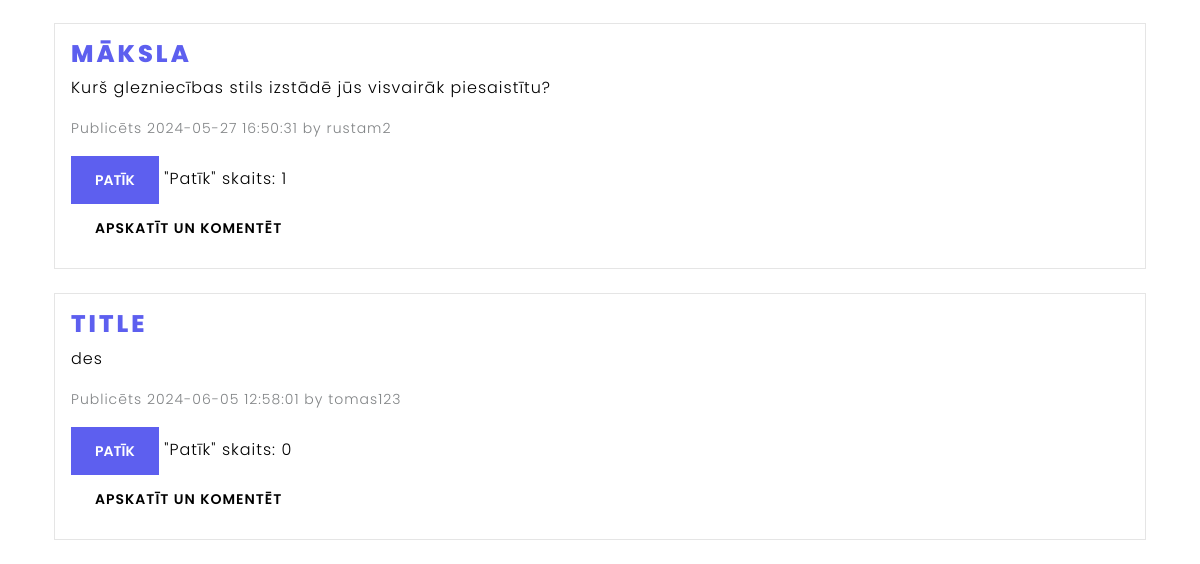
Page /rang (lower part) on the earlier database version.
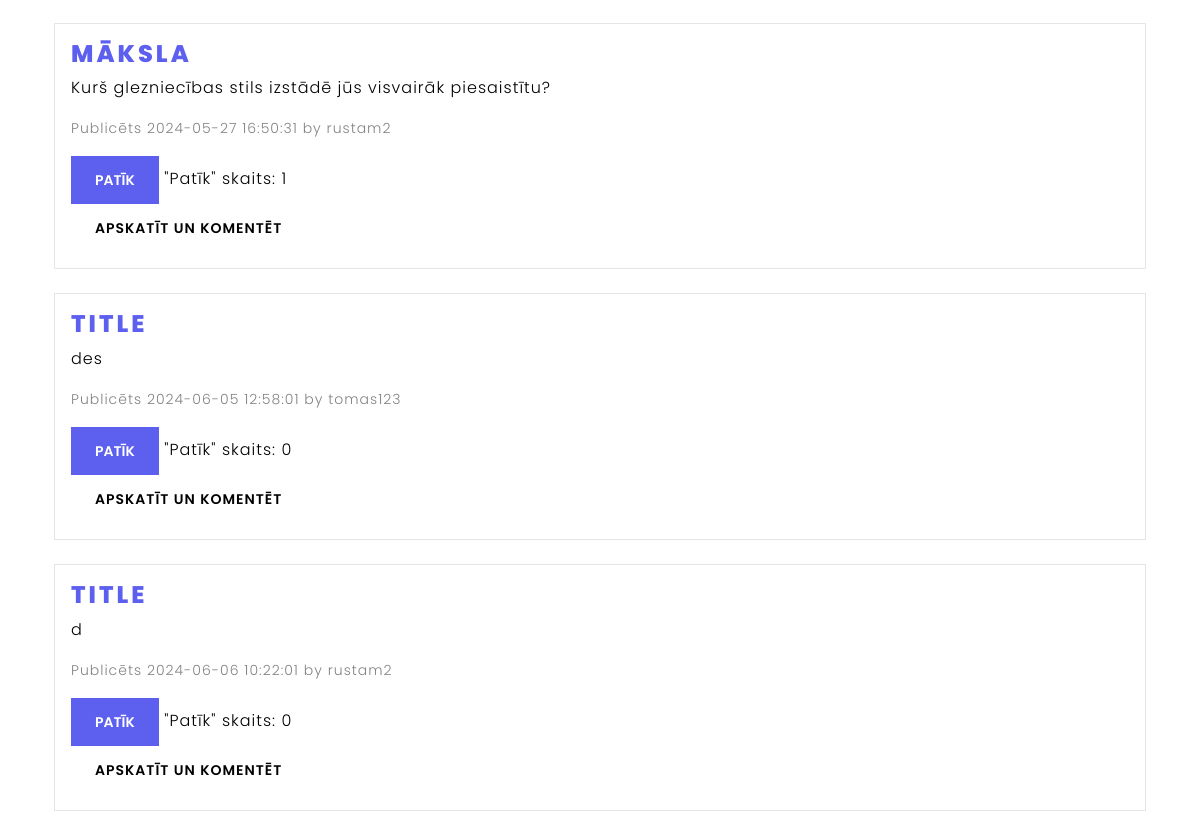
Same page on the later database version.
### models.py (models this page shows, shortened)
class Idea(db.Model):
    id = db.Column(db.Integer, primary_key=True)
    title = db.Column(db.String(200), nullable=False)
    description = db.Column(db.Text, nullable=False)
    category = db.Column(db.String(100), nullable=False)
    date_posted = db.Column(db.DateTime, nullable=False, default=datetime.utcnow)
    user_id = db.Column(db.Integer, db.ForeignKey('user.id'), nullable=False)
    user = db.relationship('User', backref=db.backref('ideas', lazy=True))
    likes = db.relationship('Like', backref='idea', lazy=True)
    comments = db.relationship('Comment', backref='parent_idea', lazy=True)
    idea_votes = db.relationship('Vote', backref='parent_idea_votes', lazy=True)  # Renamed backref to 'parent_idea_votes'

class User(db.Model, UserMixin):
    id = db.Column(db.Integer, primary_key=True)
    username = db.Column(db.String(150), unique=True, nullable=False)
    email = db.Column(db.String(150), unique=True, nullable=True)
    password = db.Column(db.String(200), nullable=False)
    role = db.Column(db.String(50), nullable=False)
    confirmed = db.Column(db.Boolean, default=False)
    confirmed_on = db.Column(db.DateTime, nullable=True)
    bio = db.Column(db.Text, nullable=True)
    avatar = db.Column(db.String(200), nullable=True)

### app.py (the view)
    @app.route('/rang')
    def rang():
        all_ideas = Idea.query.all()
        like_form = LikeForm()  # Create an instance of LikeForm
        return render_template('rang.html', ideas=all_ideas, form=like_form)

### templates/rang.html (shortened to what this page needs)
{% extends "base.html" %}
{% block content %}
<div class="container mt-4">
    {% for idea in ideas %}
        <div class="card bg-light mb-4">
            <div class="card-body">
                <h5 class="card-title">{{ idea.title }}</h5>
                <p class="card-text">{{ idea.description }}</p>
                <p class="card-text"><small class="text-muted">Publicēts {{ idea.date_posted.strftime('%Y-%m-%d %H:%M:%S') }} by {{ idea.user.username }}</small></p>
                <form action="{{ url_for('like_idea', idea_id=idea.id) }}" method="POST">
                    <button type="submit" class="btn btn-primary">Patīk</button>
                    <span>"Patīk" skaits: {{ idea.likes|length }}</span>
                </form>
                <a href="{{ url_for('view_idea', idea_id=idea.id) }}" class="btn btn-secondary">Apskatīt un komentēt</a>
            </div>
        </div>
    {% endfor %}
</div>
{% endblock %}

### templates/base.html (shortened to what this page needs)
<!DOCTYPE html>
<html lang="en">
<head>
    <link rel="stylesheet" href="https://cdn.jsdelivr.net/npm/bootswatch@5/dist/lux/bootstrap.min.css">
</head>
<body>
    <div class="container mt-5">
        {% block content %}{% endblock %}
    </div>
</body>
</html>

### templates/base.html (style rules this page uses)
:root { --primary-color: #5D5FEF; }
body { font-family: 'Poppins', sans-serif; }
h1, .h1, h2, .h2, h3, .h3, h4, .h4, h5, .h5, h6, .h6 { font-family: 'Poppins', sans-serif; color: var(--primary-color) !important; font-weight: 800; }
h5, .h5 { font-size: 1.5rem; }
.card { background-color: #f8f9fa; color: #000; }
.btn-primary { background-color: var(--primary-color); border-color: var(--primary-color); }

Differences in the rows shown:
added Idea: title "TITLE", description "d", date_posted "2024-06-06 10:22:01", user.username "rustam2", likes|length "0"
